Frame 1 (no input): blank canvas, image omitted
Frame 60 (no input): blank canvas, image omitted
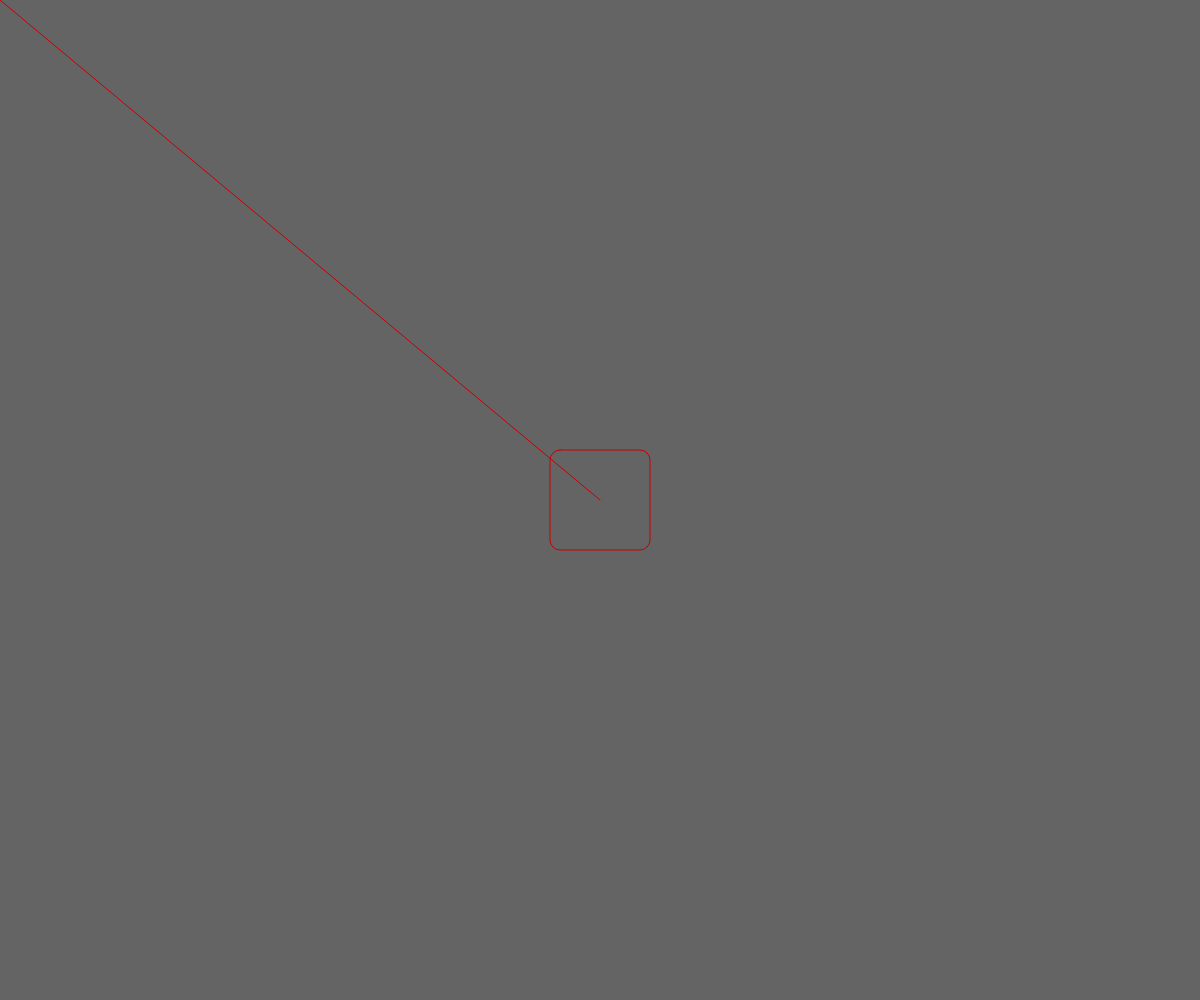
Frame 120 (the mouse pressed at the canvas centre since frame 60)

The p5.js sketch whose frames 1 and 60 were blank and that drew this single picture after the mouse press (run headless with seeded random() and noise() and a simulated clock; from frame 60 on, the mouse is pressed at the canvas centre):

// p5.js sketch
// ── sketch.js
/* 
keep track of the mouse click positions
draw a polygon from all the mouse click positions
*/
var x = [];
var y = [];

function setup() {
	createCanvas(windowWidth,windowHeight);
console.log("hello world")
}

function draw() {
  background(100);
  stroke(200,0,0);
  
  noFill();
  rect(mouseX-50,mouseY-50,100,100,10);

  line(0,0,mouseX,mouseY);

  fill(30);
  beginShape();
  for(i=0; i <x.length; i++) {
   	vertex(x[i], y[i]);
   	textSize(32);
	fill(0, 150, 153);
   	text((x[i] + " ," + y[i]), x[i], y[i]);
   	fill(30,30,30, 15);
    }

  endShape(CLOSE);
}
	

function mouseReleased(){
	append(x, mouseX);
	append(y, mouseY);
	console.log(x, y);
	//console.log("click: " + mouseX + " " + mouseY);
}
